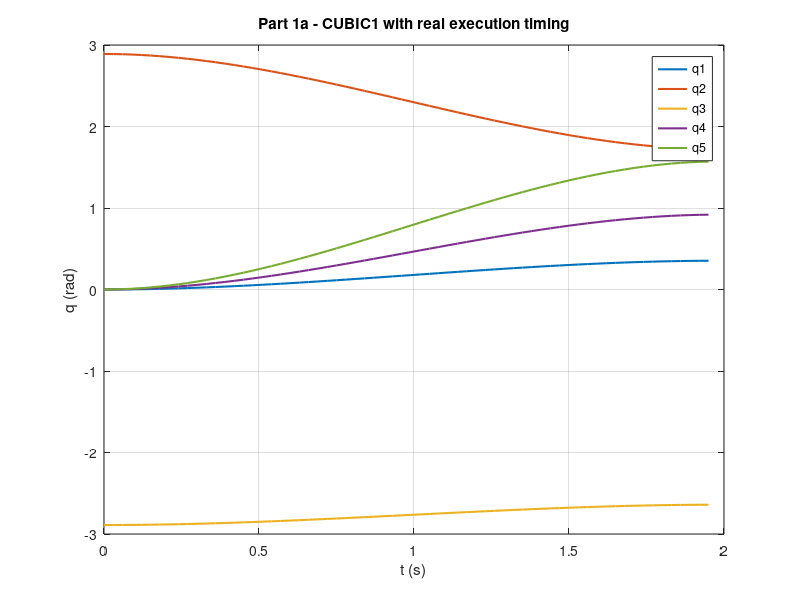
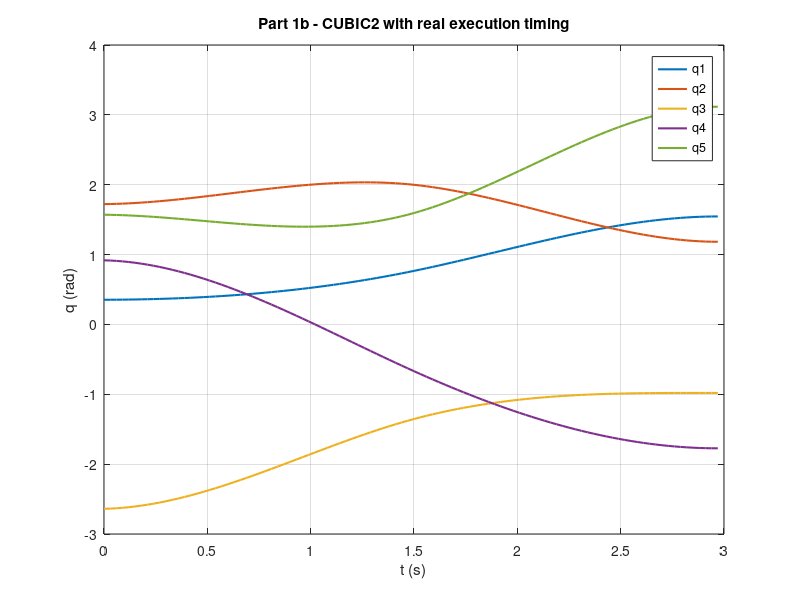

The MATLAB script that drew these images, in order: (Note: this script raises an error after producing the figures.)
%% D2 final plots
clear; close all; clc;

% Joint trajectories

DOFs = 5;

q0  = [0.0,    2.89,   -2.89,   0.0,     0.0];
qtg = [0.3530, 1.7217, -2.6405, 0.9188,  1.5708];
qtr = [1.5458, 1.1833, -0.9807, -1.7734, 3.1166];
qtv = [0.7484, 2.0075, -1.3783, -0.6292, 1.5708];

Ts = 0.03; % s, tick efectivo = 10 ms * EXTRA_PRESCALER_XMS(3)
names = {'q1','q2','q3','q4','q5'};

%% Part 1a
T1a = 2.0; % s
N1a = max(2, floor(T1a/Ts));
k = (0:N1a-1)';

beta = (qtg - q0)/(N1a^3);

q_1a = zeros(N1a, DOFs);
for i = 1:DOFs
    q_1a(:,i) = q0(i) + beta(i).*((3*N1a - 2*k).*(k.^2));
end
t_1a = k*Ts;

figure;
plot(t_1a, q_1a, 'LineWidth', 1.5);
grid on;
xlabel('t (s)');
ylabel('q (rad)');
title('Part 1a - CUBIC1 with real execution timing');
legend(names, 'Location', 'best');

%% Part 1b
T1 = 1.5;
T2 = 1.5;
N1 = max(2, floor(T1/Ts));
N2 = max(2, floor(T2/Ts));
N = N1 + N2;

A2 = zeros(1,DOFs); A3 = zeros(1,DOFs);
B2 = zeros(1,DOFs); B3 = zeros(1,DOFs);

for i = 1:DOFs
    fBeta1 = 2*(qtv(i)-qtg(i))/N1 + 2*(qtv(i)-qtr(i))/N2;
    fBeta2 = (qtv(i)-qtg(i))/(2*N1^2) - (qtv(i)-qtr(i))/(2*N2^2);

    A2(i) = 1.5*(fBeta1 + 2*fBeta2*N2)/N;
    B2(i) = 1.5*(fBeta1 - 2*fBeta2*N1)/N;

    A3(i) = -(fBeta1 + fBeta2*N2)/(N*N1);
    B3(i) = -(fBeta1 - fBeta2*N1)/(N*N2);
end

q_1b = zeros(N, DOFs);
for i = 1:DOFs
    for kk = 1:N
        if kk <= N1
            q_1b(kk,i) = qtg(i) + A2(i)*(kk^2) + A3(i)*(kk^3);
        else
            q_1b(kk,i) = qtr(i) + B2(i)*((N-kk)^2) + B3(i)*((N-kk)^3);
        end
    end
end
t_1b = (0:N-1)'*Ts;

figure;
plot(t_1b, q_1b, 'LineWidth', 1.5);
grid on;
xlabel('t (s)');
ylabel('q (rad)');
title('Part 1b - CUBIC2 with real execution timing');
legend(names, 'Location', 'best');
xline(N1*Ts, '--', 'Waypoint t_v', 'LabelVerticalAlignment', 'bottom');

fprintf('\nWaypoint check at k=N1:\n');
disp(table(names', qtv(:), q_1b(N1,:)', abs(qtv(:)-q_1b(N1,:)'), ...
    'VariableNames', {'Joint','qtv_target','q_at_tick_N1','abs_error'}));
